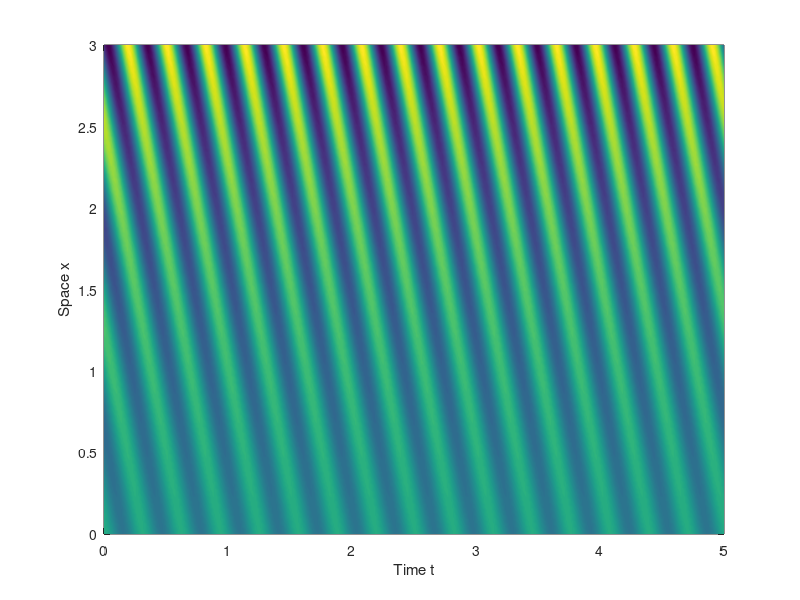

Reproduce this figure in MATLAB.
function [U, t, x, peakTimeFFT, peakSpaceFFT] = DukeSynthetic( varargin )
%%DUKESYNTHETIC Generate a synthetic 1-d linear instability field
% from D. Duke, J. Soria, and D. Honnery, “An error analysis of the dynamic
% mode decomposition,” Exp. Fluids 52, 529–542 (2012).
%
% [U, t, x] = DUKESYNTHETIC( NAME, VALUE, ... )
% Evaluate the evolution of an exponential space-time mode
% exp( SpaceFrequency x ) * ( TimeFrequency t )
% where both Space and Time frequencies are complex numbers, whose real
% parts are growth/decay rates, and imaginary parts oscillation
% frequencies.
%
% Function takes the following optional named parameters (default value in
% parentheses):
%
%   TimeLength -- length of time interval (default: 5)
%   SpaceWidth -- width of the space domain (default: 3)
%   TimePoints -- number of points on the time domain (default: 501)
%   SpacePoints -- number of points in the space domain (default: 201)
%   TimeComplexFrequency -- complex time frequency (default: 20i)
%   SpaceComplexFrequency -- complex space frequency (default: 0.5 + 5i)
%
% The outputs are:
% U -- data matrix, each row corresponds to a time-slice, each column to a
%      time trace of the mode evolution
% t -- time axis
% x -- space axis
% peakTimeFFT -- expected peak of the time FFT
% peakSpaceFFT -- expected peak of the space FFT
%
% If no output arguments are requested, a false-color plot of the data is
% produced.
%
% See also DEMOKOOPMANMODES

% Copyright 2015 under BSD license (see LICENSE file).

% parse arguments
parser = inputParser;

%%
% validators for parameter types

positiveScalar = @(n)isscalar(n) && ...
               isnumeric(n) && ...
               isfinite(n) && ...
               n > 0;

complexScalar = @(n)isscalar(n) && ...
               isnumeric(n) && ...
               isfinite(n);

parser.addParameter('TimeLength', 5, positiveScalar );
parser.addParameter('SpaceWidth', 3, positiveScalar );
parser.addParameter('TimePoints', 501, positiveScalar );
parser.addParameter('SpacePoints', 201, positiveScalar );
parser.addParameter('TimeComplexFrequency', 20i, complexScalar);
parser.addParameter('SpaceComplexFrequency', 0.5+5i, complexScalar);
parser.parse(varargin{:});

p = parser.Results;

%%
% Extract real and imaginary parts
Omega = imag(p.TimeComplexFrequency);
Sigma = real(p.TimeComplexFrequency);

Kappa = imag(p.SpaceComplexFrequency);
Gamma = real(p.SpaceComplexFrequency);

% Mode function
Mode = @(t,x)real( exp( p.TimeComplexFrequency*t ) .* ...
                   exp( p.SpaceComplexFrequency*x ) );

%%
% Compute theoretical peaks of the power spectrum
ZetaT = sqrt( Sigma^2/(Omega^2 + Sigma^2) );
ZetaX = sqrt( Gamma^2/(Kappa^2 + Gamma^2) );
peakTimeFFT = Omega/sqrt(1-ZetaT.^2);
peakSpaceFFT = Kappa/sqrt(1-ZetaX.^2);

fprintf('Time Peak: %f\n',peakTimeFFT)
fprintf('Space Peak: %f\n',peakSpaceFFT)

%%
% Evaluate the mode on the time-space grid
x = linspace(0,p.SpaceWidth,p.SpacePoints);
t = linspace(0,p.TimeLength,p.TimePoints);
U = bsxfun( Mode, t, x' );

if nargout < 1
  pcolor( t, x, U );
  xlabel('Time t');
  ylabel('Space x');
  shading interp
end
